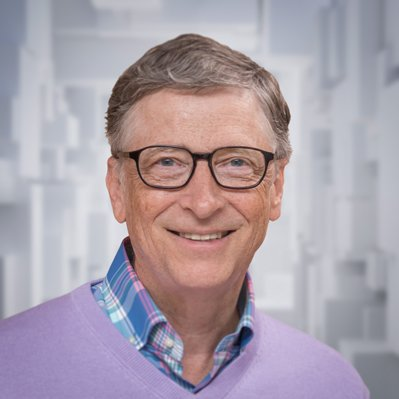
#> input picture OpenCV/images/bill.jpg, 399 x 399 px
$ python Masking.py
#> lines starting #> are read from the running program, lines starting #| are printed output that depends on the picture; after the words box and inside, x2 and y2 are one past the last pixel; in counts of white or black regions, pixels touching at a corner belong together
import cv2
import numpy as np
image = cv2.imread("./images/bill.jpg")
#> image is the input picture: shape (399, 399, 3); mean B, G, R 169.5, 159.4, 170.8
blackImage = np.zeros((image.shape[:2]), dtype="uint8")
circle = cv2.circle(blackImage, (200, 180), 150, 255, -1)
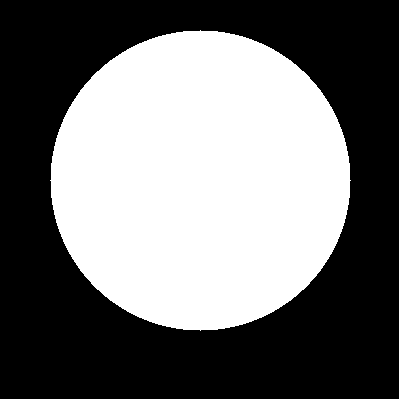
#> blackImage: shape (399, 399); 44.4% white; 1 white region, box (x1, y1, x2, y2) and area: (50, 30, 351, 331) 70681
cv2.imshow("circle", circle)
cv2.imshow("bill face", image)

maskedImage = cv2.bitwise_and(image, image, mask=circle)
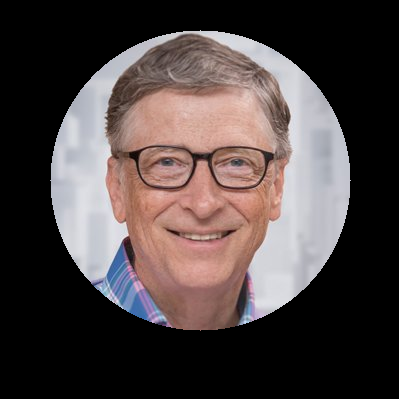
#> maskedImage: shape (399, 399, 3); mean B, G, R 67.3, 68.1, 78.1
cv2.imshow("Mask Applied to Image", maskedImage)
cv2.waitKey(0)
cv2.destroyAllWindows()
